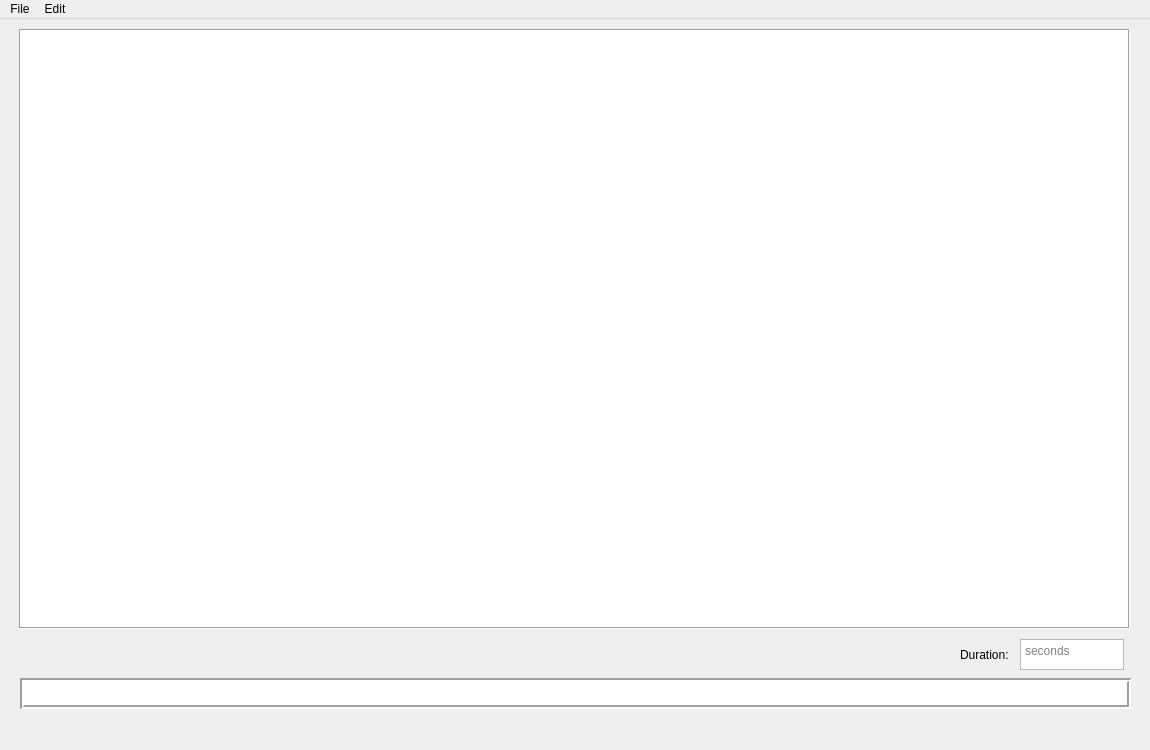
<?xml version="1.0" encoding="UTF-8"?>
<ui version="4.0">
 <class>MainWindow</class>
 <widget class="QMainWindow" name="MainWindow">
  <property name="geometry">
   <rect>
    <x>0</x>
    <y>0</y>
    <width>1150</width>
    <height>750</height>
   </rect>
  </property>
  <property name="windowTitle">
   <string>Create A Video</string>
  </property>
  <widget class="QWidget" name="centralwidget">
   <widget class="QTextEdit" name="textEdit">
    <property name="geometry">
     <rect>
      <x>1020</x>
      <y>620</y>
      <width>104</width>
      <height>31</height>
     </rect>
    </property>
    <property name="placeholderText">
     <string>seconds</string>
    </property>
   </widget>
   <widget class="QLabel" name="label_3">
    <property name="geometry">
     <rect>
      <x>960</x>
      <y>620</y>
      <width>61</width>
      <height>31</height>
     </rect>
    </property>
    <property name="text">
     <string>Duration:</string>
    </property>
   </widget>
   <widget class="QGraphicsView" name="graphicsView">
    <property name="geometry">
     <rect>
      <x>19</x>
      <y>10</y>
      <width>1111</width>
      <height>600</height>
     </rect>
    </property>
    <property name="frameShape">
     <enum>QFrame::Shape::Box</enum>
    </property>
    <property name="frameShadow">
     <enum>QFrame::Shadow::Sunken</enum>
    </property>
   </widget>
   <widget class="QGraphicsView" name="graphicsView_2">
    <property name="geometry">
     <rect>
      <x>20</x>
      <y>659</y>
      <width>1111</width>
      <height>31</height>
     </rect>
    </property>
    <property name="frameShape">
     <enum>QFrame::Shape::Box</enum>
    </property>
    <property name="frameShadow">
     <enum>QFrame::Shadow::Sunken</enum>
    </property>
    <property name="lineWidth">
     <number>2</number>
    </property>
    <property name="verticalScrollBarPolicy">
     <enum>Qt::ScrollBarPolicy::ScrollBarAlwaysOff</enum>
    </property>
   </widget>
  </widget>
  <widget class="QMenuBar" name="menubar">
   <property name="geometry">
    <rect>
     <x>0</x>
     <y>0</y>
     <width>1150</width>
     <height>25</height>
    </rect>
   </property>
   <widget class="QMenu" name="menuFile">
    <property name="title">
     <string>File</string>
    </property>
    <addaction name="actionSave_Image"/>
    <addaction name="actionSave"/>
    <addaction name="separator"/>
    <addaction name="actionAdd_Image"/>
    <addaction name="actionAdd_Text"/>
    <addaction name="separator"/>
    <addaction name="actionAdd_Frame"/>
   </widget>
   <widget class="QMenu" name="menuEdit">
    <property name="title">
     <string>Edit</string>
    </property>
    <widget class="QMenu" name="menuFlip">
     <property name="title">
      <string>Flip</string>
     </property>
     <addaction name="actionFlip_Horizontally"/>
     <addaction name="actionFlip_Vertically"/>
     <addaction name="actionFlip_Both_Sides"/>
    </widget>
    <addaction name="menuFlip"/>
   </widget>
   <addaction name="menuFile"/>
   <addaction name="menuEdit"/>
  </widget>
  <action name="actionSave">
   <property name="text">
    <string>Save Video</string>
   </property>
  </action>
  <action name="actionFlip_Horizontally">
   <property name="text">
    <string>Flip Horizontally</string>
   </property>
  </action>
  <action name="actionFlip_Vertically">
   <property name="text">
    <string>Flip Vertically</string>
   </property>
  </action>
  <action name="actionFlip_Both_Sides">
   <property name="text">
    <string>Flip Both Sides</string>
   </property>
  </action>
  <action name="actionAdd_Image">
   <property name="text">
    <string>Add Image</string>
   </property>
  </action>
  <action name="actionAdd_Text">
   <property name="text">
    <string>Add Text</string>
   </property>
  </action>
  <action name="actionChange_Text">
   <property name="text">
    <string>Change Text</string>
   </property>
  </action>
  <action name="actionDelete">
   <property name="text">
    <string>Delete</string>
   </property>
  </action>
  <action name="actionAdd_Frame">
   <property name="text">
    <string>Add Frame</string>
   </property>
  </action>
  <action name="actionDelete_Frame">
   <property name="text">
    <string>Delete Frame</string>
   </property>
  </action>
  <action name="actionSave_Image">
   <property name="text">
    <string>Save Image</string>
   </property>
  </action>
 </widget>
 <resources/>
 <connections/>
</ui>
